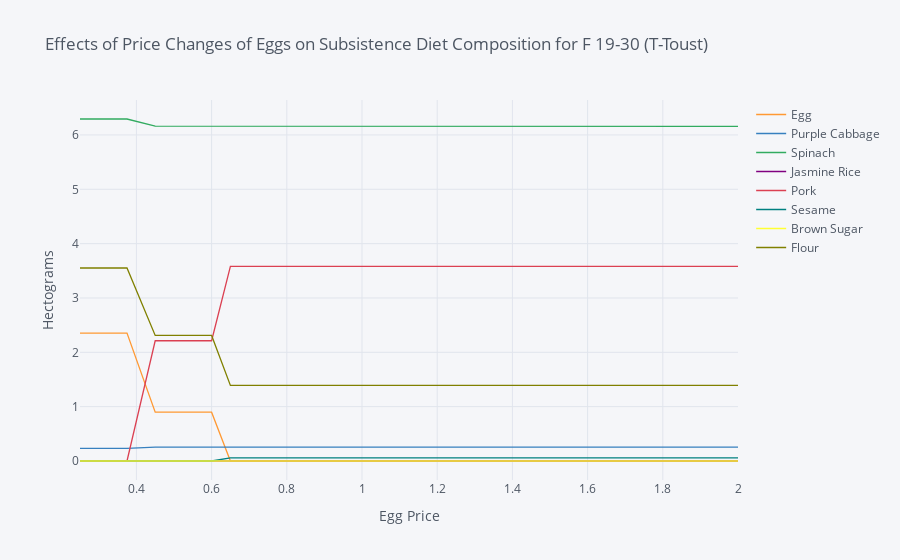
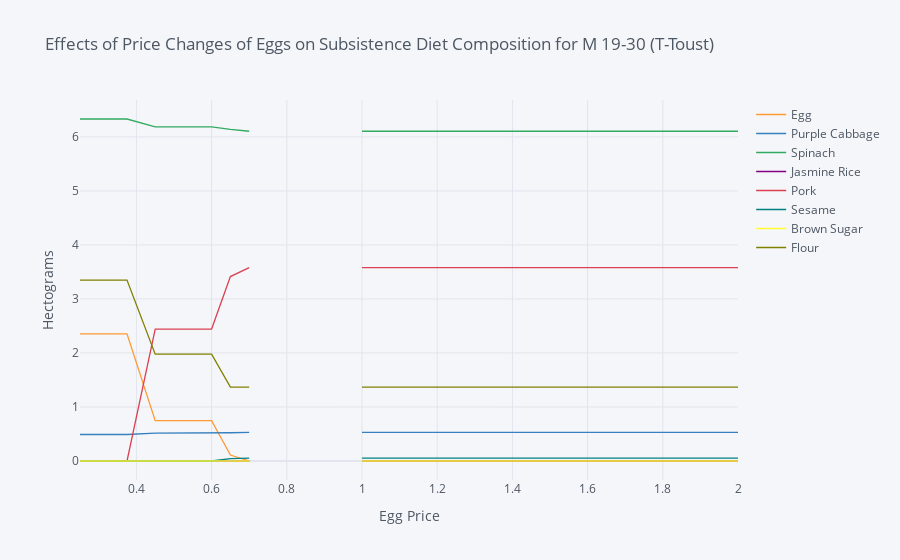

Write notebook code for charts like these, in order.
### Markdown cell above
### Effects of Price Changes on Subsistence Diet Composition

### Code cell
# examine effects of price change on subsistence diet cost for T-toust, the cheapest option
# for men and women aged 19-30
import cufflinks as cf
cf.go_offline()

ReferenceGood = 'Egg'

group_pc = ['F 19-30', 'M 19-30']

for group in group_pc: 

    scale = [0.5,0.75,0.9,1.,1.1,1.2,1.3,1.4,1.5,2,4]

    cost0 = solve_subsistence_problem(ing_res[1],ing_prices[1],dri_min[group],dri_max[group],tol=tol).fun

    my_p = ing_prices[1].copy()
    diet = {}
    for s in scale:
        my_p[ReferenceGood] = ing_prices[1][ReferenceGood]*s
        result = solve_subsistence_problem(ing_res[1],my_p,dri_min[group],dri_max[group],tol=tol)
        diet[my_p[ReferenceGood]] = result.diet

    Diet_response = pd.DataFrame(diet).T
    Diet_response.index.name = '%s Price' % ReferenceGood

    Diet_response.reset_index(inplace=True)

    # Get rid of units for index (cufflinks chokes)
    # Diet_response['%s Price' % ReferenceGood] = Diet_response['%s Price' % ReferenceGood].apply(lambda x: x.magnitude)

    Diet_response = Diet_response.set_index('%s Price' % ReferenceGood)

    # Just look at goods consumed in quantities greater than error tolerance
    Diet_response.loc[:,(Diet_response>tol).sum()>0].iplot(xTitle='%s Price' % ReferenceGood,yTitle='Hectograms',
                                                          title='Effects of Price Changes of Eggs on Subsistence Diet Composition for '+group + ' (T-Toust)')

### Figure 1 — Plotly figure (JSON) as saved in the notebook; plotly's stock layout.template omitted (floating-point values rounded to 4 significant figures)
{"data": [{"line": {"color": "rgba(255, 153, 51, 1.0)", "dash": "solid", "shape": "linear", "width": 1.3}, "mode": "lines", "name": "Egg", "text": "", "type": "scatter", "x": [0.25, 0.375, 0.45, 0.5, 0.55, 0.6, 0.65, 0.7, 0.75, 1, 2], "y": [2.353, 2.353, 0.8991, 0.8991, 0.8991, 0.8991, 1.377e-06, 6.659e-09, 3.922e-07, 4.923e-10, 1.546e-10]}, {"line": {"color": "rgba(55, 128, 191, 1.0)", "dash": "solid", "shape": "linear", "width": 1.3}, "mode": "lines", "name": "Purple Cabbage ", "text": "", "type": "scatter", "x": [0.25, 0.375, 0.45, 0.5, 0.55, 0.6, 0.65, 0.7, 0.75, 1, 2], "y": [0.2337, 0.2337, 0.2563, 0.2563, 0.2563, 0.2563, 0.2568, 0.2568, 0.2568, 0.2568, 0.2568]}, {"line": {"color": "rgba(50, 171, 96, 1.0)", "dash": "solid", "shape": "linear", "width": 1.3}, "mode": "lines", "name": "Spinach ", "text": "", "type": "scatter", "x": [0.25, 0.375, 0.45, 0.5, 0.55, 0.6, 0.65, 0.7, 0.75, 1, 2], "y": [6.294, 6.294, 6.162, 6.162, 6.162, 6.162, 6.159, 6.159, 6.159, 6.159, 6.159]}, {"line": {"color": "rgba(128, 0, 128, 1.0)", "dash": "solid", "shape": "linear", "width": 1.3}, "mode": "lines", "name": "Jasmine Rice", "text": "", "type": "scatter", "x": [0.25, 0.375, 0.45, 0.5, 0.55, 0.6, 0.65, 0.7, 0.75, 1, 2], "y": [3.625e-06, 3.623e-06, 1.359e-09, 2.57e-06, 9.292e-09, 1.176e-08, 2.892e-09, 2.711e-12, 6.69e-09, 6.855e-11, 7.459e-11]}, {"line": {"color": "rgba(219, 64, 82, 1.0)", "dash": "solid", "shape": "linear", "width": 1.3}, "mode": "lines", "name": "Pork", "text": "", "type": "scatter", "x": [0.25, 0.375, 0.45, 0.5, 0.55, 0.6, 0.65, 0.7, 0.75, 1, 2], "y": [3.909e-09, 4.728e-06, 2.213, 2.213, 2.213, 2.213, 3.582, 3.582, 3.582, 3.582, 3.582]}, {"line": {"color": "rgba(0, 128, 128, 1.0)", "dash": "solid", "shape": "linear", "width": 1.3}, "mode": "lines", "name": "Sesame ", "text": "", "type": "scatter", "x": [0.25, 0.375, 0.45, 0.5, 0.55, 0.6, 0.65, 0.7, 0.75, 1, 2], "y": [1.179e-10, 2.08e-08, 1.329e-10, 3.219e-08, 1.55e-09, 2.627e-07, 0.05606, 0.05606, 0.05606, 0.05606, 0.05606]}, {"line": {"color": "rgba(255, 255, 51, 1.0)", "dash": "solid", "shape": "linear", "width": 1.3}, "mode": "lines", "name": "Brown Sugar", "text": "", "type": "scatter", "x": [0.25, 0.375, 0.45, 0.5, 0.55, 0.6, 0.65, 0.7, 0.75, 1, 2], "y": [7.565e-10, 9.141e-08, 8.423e-10, 1.359e-08, 1.293e-08, 3.661e-09, 0.0003968, 0.0003979, 0.0003956, 0.000398, 0.000398]}, {"line": {"color": "rgba(128, 128, 0, 1.0)", "dash": "solid", "shape": "linear", "width": 1.3}, "mode": "lines", "name": "Flour", "text": "", "type": "scatter", "x": [0.25, 0.375, 0.45, 0.5, 0.55, 0.6, 0.65, 0.7, 0.75, 1, 2], "y": [3.552, 3.552, 2.311, 2.311, 2.311, 2.311, 1.392, 1.392, 1.392, 1.392, 1.392]}], "layout": {"legend": {"bgcolor": "#F5F6F9", "font": {"color": "#4D5663"}}, "paper_bgcolor": "#F5F6F9", "plot_bgcolor": "#F5F6F9", "title": {"font": {"color": "#4D5663"}, "text": "Effects of Price Changes of Eggs on Subsistence Diet Composition for F 19-30 (T-Toust)"}, "xaxis": {"gridcolor": "#E1E5ED", "showgrid": true, "tickfont": {"color": "#4D5663"}, "title": {"font": {"color": "#4D5663"}, "text": "Egg Price"}, "zerolinecolor": "#E1E5ED"}, "yaxis": {"gridcolor": "#E1E5ED", "showgrid": true, "tickfont": {"color": "#4D5663"}, "title": {"font": {"color": "#4D5663"}, "text": "Hectograms"}, "zerolinecolor": "#E1E5ED"}}}

### Figure 2 — Plotly figure (JSON) as saved in the notebook; plotly's stock layout.template omitted (floating-point values rounded to 4 significant figures)
{"data": [{"line": {"color": "rgba(255, 153, 51, 1.0)", "dash": "solid", "shape": "linear", "width": 1.3}, "mode": "lines", "name": "Egg", "text": "", "type": "scatter", "x": [0.25, 0.375, 0.45, 0.5, 0.55, 0.6, 0.65, 0.7, 0.75, 1, 2], "y": [2.353, 2.353, 0.7481, 0.7481, 0.7481, 0.7481, 0.1098, 5.374e-09, "", 3.117e-11, 1.558e-11]}, {"line": {"color": "rgba(55, 128, 191, 1.0)", "dash": "solid", "shape": "linear", "width": 1.3}, "mode": "lines", "name": "Purple Cabbage ", "text": "", "type": "scatter", "x": [0.25, 0.375, 0.45, 0.5, 0.55, 0.6, 0.65, 0.7, 0.75, 1, 2], "y": [0.4902, 0.4902, 0.5152, 0.5152, 0.5152, 0.5152, 0.5232, 0.5293, "", 0.5293, 0.5293]}, {"line": {"color": "rgba(50, 171, 96, 1.0)", "dash": "solid", "shape": "linear", "width": 1.3}, "mode": "lines", "name": "Spinach ", "text": "", "type": "scatter", "x": [0.25, 0.375, 0.45, 0.5, 0.55, 0.6, 0.65, 0.7, 0.75, 1, 2], "y": [6.332, 6.332, 6.187, 6.187, 6.187, 6.187, 6.14, 6.105, "", 6.105, 6.105]}, {"line": {"color": "rgba(128, 0, 128, 1.0)", "dash": "solid", "shape": "linear", "width": 1.3}, "mode": "lines", "name": "Jasmine Rice", "text": "", "type": "scatter", "x": [0.25, 0.375, 0.45, 0.5, 0.55, 0.6, 0.65, 0.7, 0.75, 1, 2], "y": [8.852e-06, 8.813e-06, 6.27e-11, 2.329e-10, 3.888e-07, 1.927e-10, 1.499e-12, 2.711e-11, "", 8.206e-13, 1.684e-14]}, {"line": {"color": "rgba(219, 64, 82, 1.0)", "dash": "solid", "shape": "linear", "width": 1.3}, "mode": "lines", "name": "Pork", "text": "", "type": "scatter", "x": [0.25, 0.375, 0.45, 0.5, 0.55, 0.6, 0.65, 0.7, 0.75, 1, 2], "y": [1.473e-07, 1.611e-06, 2.443, 2.443, 2.443, 2.443, 3.415, 3.582, "", 3.582, 3.582]}, {"line": {"color": "rgba(0, 128, 128, 1.0)", "dash": "solid", "shape": "linear", "width": 1.3}, "mode": "lines", "name": "Sesame ", "text": "", "type": "scatter", "x": [0.25, 0.375, 0.45, 0.5, 0.55, 0.6, 0.65, 0.7, 0.75, 1, 2], "y": [4.447e-09, 6.878e-09, 5.66e-09, 1.44e-08, 1.37e-07, 6.397e-07, 0.04414, 0.05178, "", 0.05178, 0.05178]}, {"line": {"color": "rgba(255, 255, 51, 1.0)", "dash": "solid", "shape": "linear", "width": 1.3}, "mode": "lines", "name": "Brown Sugar", "text": "", "type": "scatter", "x": [0.25, 0.375, 0.45, 0.5, 0.55, 0.6, 0.65, 0.7, 0.75, 1, 2], "y": [2.342e-08, 3.333e-08, 2.334e-08, 6.239e-08, 2.707e-06, 2.513e-06, 0.0005983, 0.000404, "", 0.000404, 0.000404]}, {"line": {"color": "rgba(128, 128, 0, 1.0)", "dash": "solid", "shape": "linear", "width": 1.3}, "mode": "lines", "name": "Flour", "text": "", "type": "scatter", "x": [0.25, 0.375, 0.45, 0.5, 0.55, 0.6, 0.65, 0.7, 0.75, 1, 2], "y": [3.349, 3.349, 1.978, 1.978, 1.978, 1.978, 1.368, 1.369, "", 1.369, 1.369]}], "layout": {"legend": {"bgcolor": "#F5F6F9", "font": {"color": "#4D5663"}}, "paper_bgcolor": "#F5F6F9", "plot_bgcolor": "#F5F6F9", "title": {"font": {"color": "#4D5663"}, "text": "Effects of Price Changes of Eggs on Subsistence Diet Composition for M 19-30 (T-Toust)"}, "xaxis": {"gridcolor": "#E1E5ED", "showgrid": true, "tickfont": {"color": "#4D5663"}, "title": {"font": {"color": "#4D5663"}, "text": "Egg Price"}, "zerolinecolor": "#E1E5ED"}, "yaxis": {"gridcolor": "#E1E5ED", "showgrid": true, "tickfont": {"color": "#4D5663"}, "title": {"font": {"color": "#4D5663"}, "text": "Hectograms"}, "zerolinecolor": "#E1E5ED"}}}
